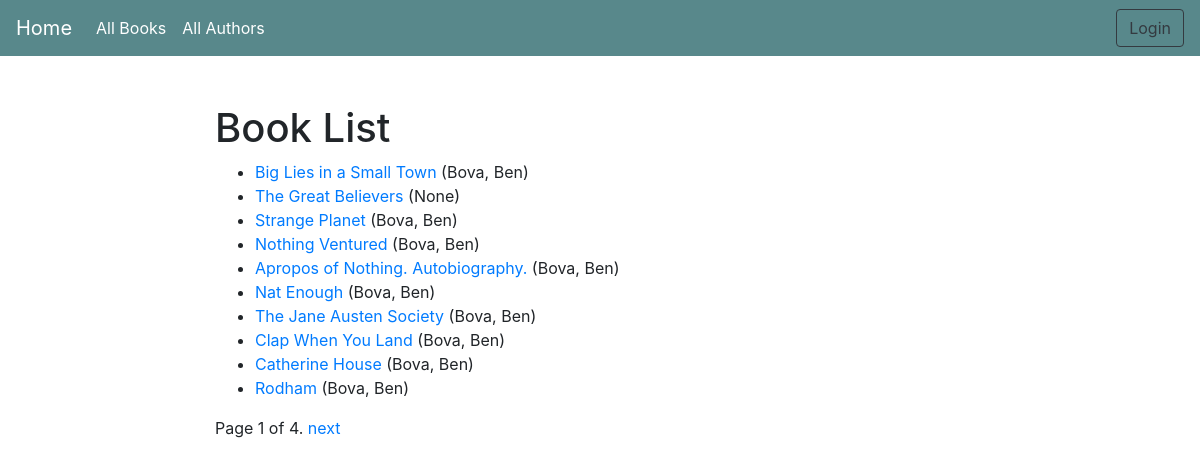
/catalog/books/, run on the app's committed database.
### catalog/models.py (models this page shows, shortened)
class Book(models.Model):
    title = models.CharField(max_length=200)
    author = models.ForeignKey('Author', on_delete=models.SET_NULL, null=True)
    summary = models.TextField(max_length=1000, help_text="Enter a brief description of the book")
    isbn = models.CharField('ISBN', max_length=13,
                            help_text='13 Character <a href="https://www.isbn-international.org/content/what-isbn'
                                      '">ISBN number</a>')
    genre = models.ManyToManyField(Genre, help_text="Select a genre for this book")
    language = models.ForeignKey('Language', on_delete=models.SET_NULL, null=True)
    def display_genre(self):
        """Creates a string for the Genre. This is required to display genre in Admin."""
        return ', '.join([genre.name for genre in self.genre.all()[:3]])
    display_genre.short_description = 'Genre'
    def get_absolute_url(self):
        return reverse('book-detail', args=[str(self.id)])

class Author(models.Model):
    first_name = models.CharField(max_length=100)
    last_name = models.CharField(max_length=100)
    date_of_birth = models.DateField(null=True, blank=True)
    date_of_death = models.DateField('died', null=True, blank=True)
    class Meta:
        ordering = ['last_name', 'first_name']
    def __str__(self):
        return '{0}, {1}'.format(self.last_name, self.first_name)

### catalog/views.py (the view)
# urls.py: path('books/', views.BookListView.as_view(), name='books'),
class BookListView(generic.ListView):
    model = Book
    paginate_by = 10

### catalog/templates/catalog/book_list.html
{% extends "base.html" %}
{% block content %}
    <h1>Book List</h1>
    {% if book_list %}
    <ul>
      {% for book in book_list %}
      <li>
        <a href="{{ book.get_absolute_url }}">{{ book.title }}</a> ({{book.author}})
      </li>
      {% endfor %}
    </ul>
    {% else %}
      <p>There are no books in the library.</p>
    {% endif %}
{% endblock %}

### catalog/templates/base.html (shortened to what this page needs)
<!DOCTYPE html>
<html lang="en">
<head>
  <link rel="stylesheet" href="https://stackpath.bootstrapcdn.com/bootstrap/4.1.3/css/bootstrap.min.css">
  {% load static %}
  <link rel="stylesheet" href="{% static 'css/styles.css' %}">
</head>
<body>
<nav class="navbar navbar-expand-lg navbar-dark" style="background-color: #58888b;">
  <a class="navbar-brand" href="{% url 'index' %}">Home</a>
  <div class="collapse navbar-collapse" id="navbarSupportedContent">
    <ul class="navbar-nav mr-auto">
      <li class="nav-item active">
        <a class="nav-link" href="{% url 'books' %}">All Books <span class="sr-only">(current)</span></a>
      </li>
      <li class="nav-item active">
        <a class="nav-link" href="{% url 'authors' %}">All Authors <span class="sr-only">(current)</span></a>
      </li>
    </ul>
    {% if user.is_authenticated and not user.is_staff %}
      <div class="mr-sm-2"> User: {{ user.get_username }} </div>
      <a class="btn btn btn-dark mr-sm-2" href="{% url 'my-borrowed' %}" role="button">My Borrowed</a>
      <a class="btn btn-outline-dark my-2 my-sm-0" href="{% url 'logout'%}?next={{request.path}}" role="button">Logout</a>
    {% else %}
      <a class="btn btn-outline-dark" href="{% url 'login' %}?next={{request.path}}" role="button">Login</a>
    {% endif %}
  </div>
</nav>
<div class="container-fluid">
<div class="row">
  <div class="col-sm-2"></div>
  <div class="col-sm-10 ">
      <br>
      <br>
  {% block content %}{% endblock %}
  {% block pagination %}
    {% if is_paginated %}
        <div class="pagination">
            <span class="page-links">
                <span class="page-current">
                    Page {{ page_obj.number }} of {{ page_obj.paginator.num_pages }}.
                </span>
                {% if page_obj.has_next %}
                    <a href="{{ request.path }}?page={{ page_obj.next_page_number }}">next</a>
                {% endif %}
            </span>
        </div>
    {% endif %}
  {% endblock %}
  </div>
</div>
</div>
</body>
</html>

### data on the page
Book: title "Big Lies in a Small Town", author "Bova, Ben"
Book: title "The Great Believers", author "None"
Book: title "Strange Planet", author "Bova, Ben"
Book: title "Nothing Ventured", author "Bova, Ben"
Book: title "Apropos of Nothing. Autobiography.", author "Bova, Ben"
Book: title "Nat Enough", author "Bova, Ben"
Book: title "The Jane Austen Society", author "Bova, Ben"
Book: title "Clap When You Land", author "Bova, Ben"
Book: title "Catherine House", author "Bova, Ben"
Book: title "Rodham", author "Bova, Ben"

### other printed values
{{ page_obj.number }} "1"
{{ page_obj.paginator.num_pages }} "4"
